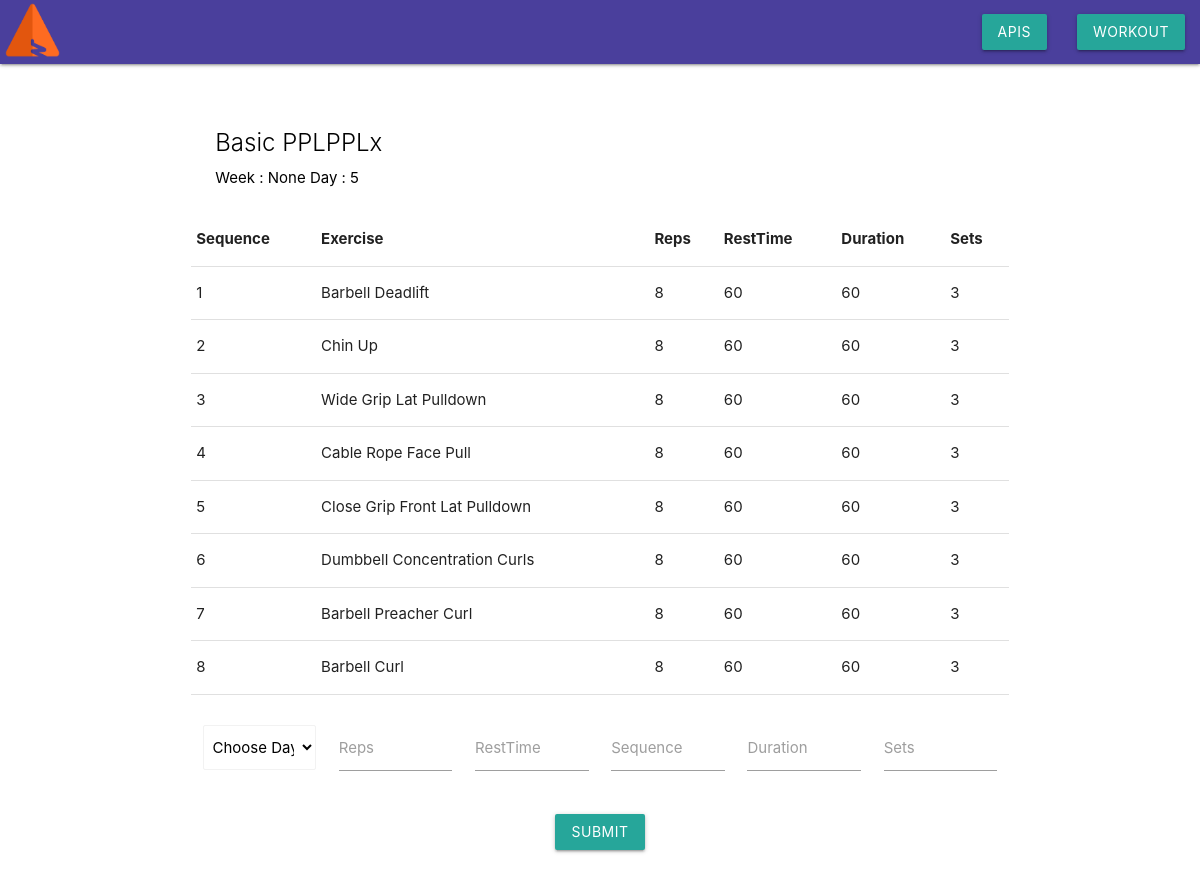
/workoutprograms/routine/details/65, run on the app's committed database.
### database/database.py (models this page shows, shortened)
class WorkoutPrograms(db.Model):
    id = db.Column(db.Integer, primary_key=True)
    name = db.Column(db.String(50)) # 4 weeks Beginner Program"
    bodyPart = db.Column(db.String(50)) # ": "FullBody",
    difficulty = db.Column(db.String(50)) # ": "Beginner",
    duration = db.Column(db.Integer) # ": "40",
    frequency = db.Column(db.Integer) # ": "4",
    previewLink = db.Column(db.String(250)) # ": "https://www.jefit.com/images/exercises/50_50/8.jpg",
    routine = db.Column(db.String(50)) # ": "None",
    shortDescription = db.Column(db.String(50)) # ": "Sample Beginner Program",
    type = db.Column(db.String(50)) # ": "Bulking",
    weeks = db.Column(db.Integer) # ": "4"
    createdDate = db.Column(DateTime, default=datetime.utcnow)
    updatedDate = db.Column(DateTime, onupdate=datetime.utcnow)
    activity_id = db.Column(db.Integer, db.ForeignKey(Activity.id), nullable=False)
    activity = db.relationship('Activity', backref='workoutprograms')

class ProgramRoutines(db.Model):
    id = db.Column(db.Integer, primary_key=True)
    Day = db.Column(db.Integer) # ": "1",
    Duration = db.Column(db.Integer)  # ": "40",
    Musle = db.Column(db.String(50)) # ": "Chest and tricepts",
    PreviewLink = db.Column(db.String(250)) # ": "https://www.jefit.com/images/exercises/50_50/32.jpg",
    RoutineId = db.Column(db.Integer)  # ": "123",
    Sequence = db.Column(db.Integer)  # ": "1",
    Week = db.Column(db.Integer)  # ": "1"
    workoutprogram_id = db.Column(db.Integer, db.ForeignKey(WorkoutPrograms.id), nullable=False)
    workoutprograms = db.relationship("WorkoutPrograms", backref='programroutines')

class DailyRoutines(db.Model):
    id = db.Column(db.Integer, primary_key=True)
    Difficulty = db.Column(db.Integer, db.ForeignKey(Exercises.difficulty), nullable=False)
    Duration = db.Column(db.String(4)) # ": "1m",
    ExerciseId = db.Column(db.Integer, db.ForeignKey(Exercises.id), nullable=False) # ": "2",
    ExerciseName = db.Column(db.String, nullable=False) # ": "Barbell Bench Press",
    Muscle = db.Column(db.Integer, nullable=False) # ": "Chest",
    PreviewLink = db.Column(db.Integer, nullable=False) # ": "https://www.jefit.com/images/exercises/50_50/8.jpg",
    Reps = db.Column(db.Integer) # ": "8",
    RestTime = db.Column(db.Integer)# ": "60",
    Routine = db.Column(db.Integer, nullable=False) # ": "Beginner",
    Sequence = db.Column(db.Integer) # ": "1",
    Sets = db.Column(db.Integer) # ": "3",
    Type = db.Column(db.Integer, nullable=False)
    programroutine_id = db.Column(db.Integer, db.ForeignKey(ProgramRoutines.id), nullable=False)
    programroutine = db.relationship("ProgramRoutines", backref='dailyRoutines', lazy=True)

### app.py (the view)
@app.route('/workoutprograms/routine/details/<int:id>', methods=['GET', 'POST'])
def routineDetails(id):
    try:
        routine = database.ProgramRoutines.query.filter(database.ProgramRoutines.id == id).one()
    except:
        None
    try:
        wodetails = database.WorkoutPrograms.query.filter(database.WorkoutPrograms.id == routine.workoutprogram_id).one()
    except:
        None
    try:
        daily = database.DailyRoutines.query.filter(database.DailyRoutines.programroutine_id == id).all()
        exercisesList = dbsession.session.query(database.Exercises).order_by(database.Exercises.muscle).all()
    except:
        None
    if request.method == 'POST':
        ExerciseId = request.form['ExerciseId']
        exercise = database.Exercises.query.filter(database.Exercises.id == ExerciseId).one()
        daily = database.DailyRoutines()
        daily.Difficulty = exercise.difficulty
        daily.Duration = request.form['Duration']
        daily.ExerciseId = ExerciseId
        daily.ExerciseName = exercise.name
        daily.Muscle = exercise.muscle
        daily.PreviewLink = exercise.previewLink
        daily.Reps = request.form['Reps']
        daily.RestTime = request.form['RestTime']
        daily.Routine = exercise.routine
        daily.Sequence = request.form['Sequence']
        daily.Sets = request.form['Sets']
        daily.Type = exercise.type
        daily.programroutine_id = id
        dbsession.session.add(daily)
        dbsession.session.commit()
        return redirect(url_for('routineDetails', routineDetails=routine, wodetails=wodetails, muscle=exercisesList, daily=daily))
    else:
        return render_template('/routine/routinedetails.html', routineDetails=routine, wodetails=wodetails, muscle=exercisesList, daily=daily)

### templates/routine/routinedetails.html (shortened to what this page needs)
{% extends "layout.html" %}
{% block content %}
<div class="container">
    <div class="section">
        <div class="row ">
            <div class="col s12 m12 l12">
                <div class="card" style="box-shadow: 0px 0px 0px 0px;">
                    <div class="card-content black-text">
                    {% if wodetails: %}
                        <h5 class="card-title">{{ wodetails.name }}</h5>
                    {% endif %}
                    {% if routineDetails: %}
                        <p>Week : {{ routineDetails.Week }} Day : {{ routineDetails.Day }} </p>
                    {% endif %}
                    </div>
                    {% if daily: %}
                    <table>
                        <thead>
                        <tr>
                            <th>Sequence</th>
                            <th>Exercise</th>
                            <th>Reps</th>
                            <th>RestTime</th>
                            <th>Duration</th>
                            <th>Sets</th>
                        </tr>
                        </thead>
                        <tbody>
                        {% for row in daily %}
                        <tr>
                            <td>{{row.Sequence}}</td>
                            <td>{{row.ExerciseName}}</td>
                            <td>{{row.Reps}}</td>
                            <td>{{row.RestTime}}</td>
                            <td>{{row.Duration}}</td>
                            <td>{{row.Sets}}</td>
                        </tr>
                        {% endfor %}
                        </tbody>
                    </table>
                    {% endif %}
                    <div class="input-field col s12">
                        <form action="{{ url_for('routineDetails', id=routineDetails.id)}}" method="POST">
                            <div class="row">
                                <div class="input-field col s2">
                                    <select class="browser-default" id="Muscle" name="ExerciseId">
                                        <option value="" disabled selected>Choose Day</option>
                                    </select>
                                </div>
                                <div class="input-field col s2">
                                    <input id="Reps" type="text" name="Reps" class="validate">
                                    <label for="Reps">Reps</label>
                                </div>
                                <div class="input-field col s2">
                                    <input id="RestTime" type="text" name="RestTime" class="validate">
                                    <label for="RestTime">RestTime</label>
                                </div>
                                <div class="input-field col s2">
                                    <input id="Sequence" type="text" name="Sequence" class="validate">
                                    <label for="Sequence">Sequence</label>
                                </div>
                                <div class="input-field col s2">
                                    <input id="Duration" type="text" name="Duration" class="validate">
                                    <label for="Duration">Duration</label>
                                </div>
                                <div class="input-field col s2">
                                    <input id="Sets" type="text" name="Sets" class="validate">
                                    <label for="Sets">Sets</label>
                                </div>
                            </div>
                            <center>
                                <div class="container">
                                    <button class="btn waves-effect waves-light" type="submit" name="action">Submit
                                    </button>
                                </div>
                            </center>
                        </form>
                    </div>
                </div>
            </div>
        </div>
    </div>
</div>
{% endblock %}

### data on the page
WorkoutPrograms: name "Basic PPLPPLx"
ProgramRoutines: Week "None", Day "5"
DailyRoutines: Sequence "1", ExerciseName "Barbell Deadlift", Reps "8", RestTime "60", Duration "60", Sets "3"
DailyRoutines: Sequence "2", ExerciseName "Chin Up", Reps "8", RestTime "60", Duration "60", Sets "3"
DailyRoutines: Sequence "3", ExerciseName "Wide Grip Lat Pulldown", Reps "8", RestTime "60", Duration "60", Sets "3"
DailyRoutines: Sequence "4", ExerciseName "Cable Rope Face Pull", Reps "8", RestTime "60", Duration "60", Sets "3"
DailyRoutines: Sequence "5", ExerciseName "Close Grip Front Lat Pulldown", Reps "8", RestTime "60", Duration "60", Sets "3"
DailyRoutines: Sequence "6", ExerciseName "Dumbbell Concentration Curls", Reps "8", RestTime "60", Duration "60", Sets "3"
DailyRoutines: Sequence "7", ExerciseName "Barbell Preacher Curl", Reps "8", RestTime "60", Duration "60", Sets "3"
DailyRoutines: Sequence "8", ExerciseName "Barbell Curl", Reps "8", RestTime "60", Duration "60", Sets "3"
